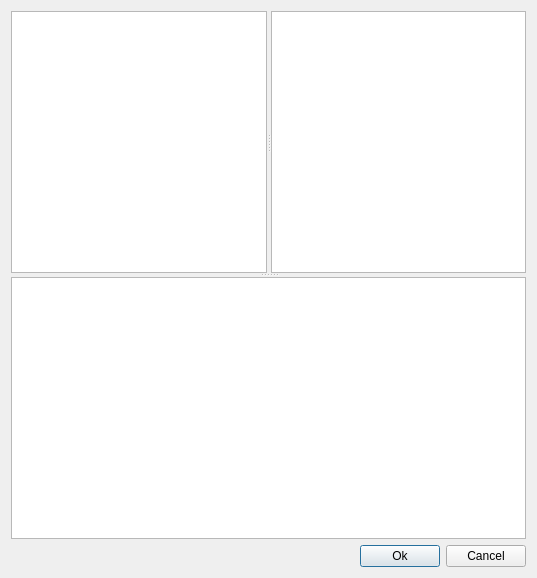
<?xml version="1.0" encoding="UTF-8"?>
<ui version="4.0">
 <class>Dialog</class>
 <widget class="QDialog" name="Dialog">
  <property name="geometry">
   <rect>
    <x>0</x>
    <y>0</y>
    <width>537</width>
    <height>578</height>
   </rect>
  </property>
  <property name="windowTitle">
   <string>Dialog</string>
  </property>
  <layout class="QVBoxLayout" name="verticalLayout">
   <item>
    <widget class="QSplitter" name="splitter_2">
     <property name="orientation">
      <enum>Qt::Vertical</enum>
     </property>
     <widget class="QSplitter" name="splitter">
      <property name="orientation">
       <enum>Qt::Horizontal</enum>
      </property>
      <widget class="QPlainTextEdit" name="plainTextEdit_2"/>
      <widget class="QPlainTextEdit" name="plainTextEdit"/>
     </widget>
     <widget class="QPlainTextEdit" name="plainTextEdit_3"/>
    </widget>
   </item>
   <item>
    <layout class="QHBoxLayout" name="horizontalLayout_2">
     <item>
      <layout class="QHBoxLayout" name="horizontalLayout">
       <item>
        <spacer name="horizontalSpacer">
         <property name="orientation">
          <enum>Qt::Horizontal</enum>
         </property>
         <property name="sizeHint" stdset="0">
          <size>
           <width>40</width>
           <height>20</height>
          </size>
         </property>
        </spacer>
       </item>
       <item>
        <widget class="QPushButton" name="pushButton_2">
         <property name="text">
          <string>Ok</string>
         </property>
        </widget>
       </item>
      </layout>
     </item>
     <item>
      <widget class="QPushButton" name="pushButton">
       <property name="text">
        <string>Cancel</string>
       </property>
      </widget>
     </item>
    </layout>
   </item>
  </layout>
 </widget>
 <resources/>
 <connections/>
</ui>
